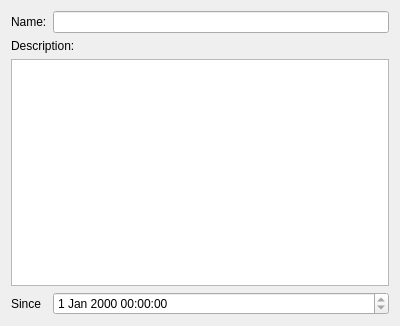
<?xml version="1.0" encoding="UTF-8"?>
<ui version="4.0">
 <class>Systemus::Group</class>
 <widget class="QWidget" name="Systemus::Group">
  <property name="geometry">
   <rect>
    <x>0</x>
    <y>0</y>
    <width>400</width>
    <height>326</height>
   </rect>
  </property>
  <property name="windowTitle">
   <string>Group</string>
  </property>
  <layout class="QFormLayout" name="formLayout">
   <item row="0" column="0">
    <widget class="QLabel" name="nameLabel">
     <property name="text">
      <string>Name:</string>
     </property>
    </widget>
   </item>
   <item row="0" column="1">
    <widget class="QLineEdit" name="nameInput">
     <property name="maxLength">
      <number>30</number>
     </property>
    </widget>
   </item>
   <item row="1" column="0" colspan="2">
    <widget class="QLabel" name="descriptionLabel">
     <property name="text">
      <string>Description:</string>
     </property>
    </widget>
   </item>
   <item row="2" column="0" colspan="2">
    <widget class="QPlainTextEdit" name="descriptionInput"/>
   </item>
   <item row="3" column="0">
    <widget class="QLabel" name="sinceLabel">
     <property name="text">
      <string>Since</string>
     </property>
    </widget>
   </item>
   <item row="3" column="1">
    <widget class="QDateTimeEdit" name="sinceInput">
     <property name="readOnly">
      <bool>true</bool>
     </property>
    </widget>
   </item>
  </layout>
 </widget>
 <resources/>
 <connections/>
</ui>
